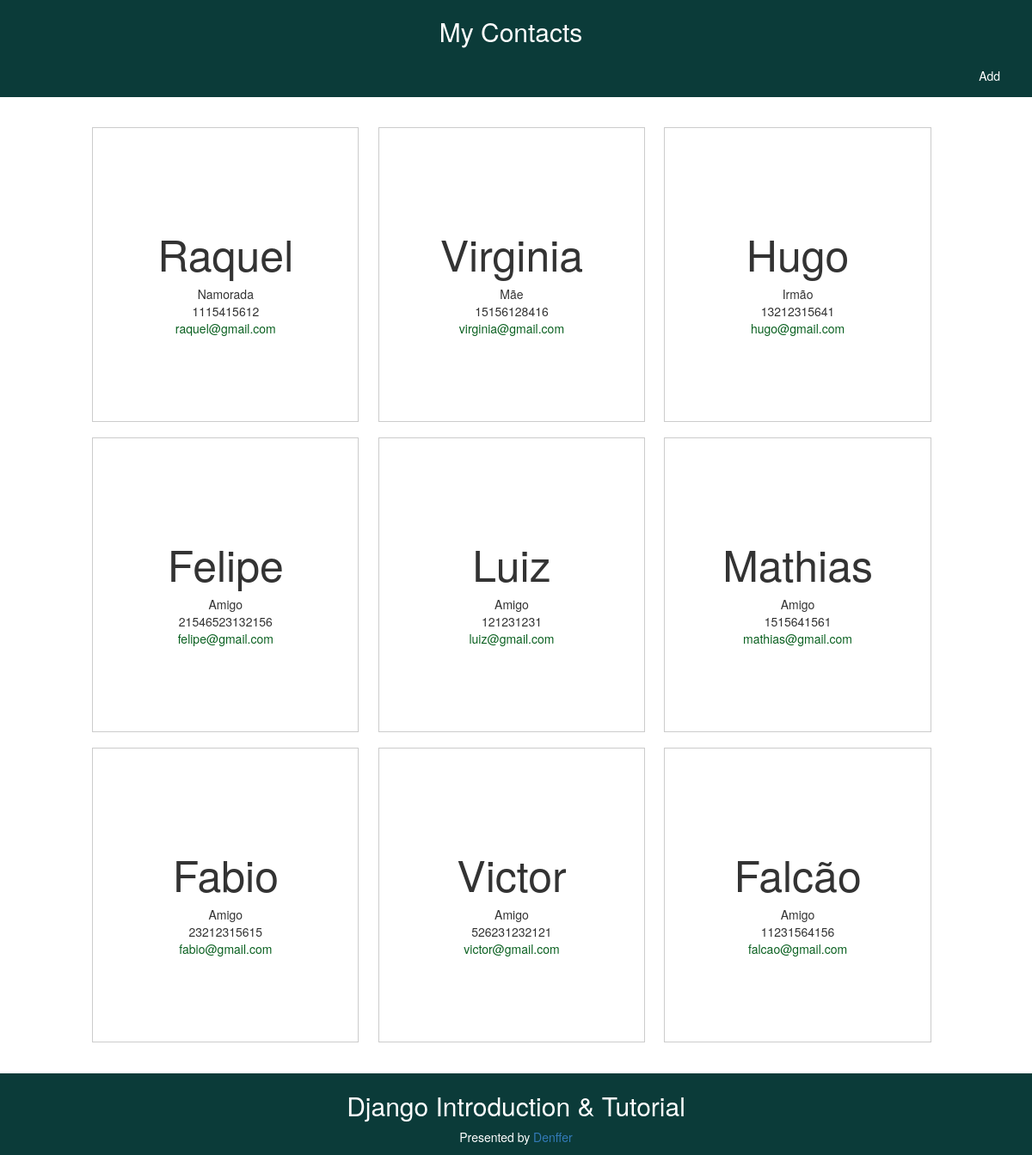
The page / on the database its author committed.
### mycontacts/models.py (models this page shows)
class Contact(models.Model):
    name = models.CharField(max_length=200)
    relation = models.CharField(max_length=200)
    phone = models.CharField(max_length=200)
    email = models.CharField(max_length=200)

### mycontacts/views.py (the view)
# urls.py: re_path(r'^$', views.show),
def show(request):
    contact_list = Contact.objects.all()
    return render(request, 'mycontacts/show.html',{'contacts': contact_list})

### mycontacts/templates/mycontacts/show.html
{% extends 'mycontacts/background.html' %}
{% load static %}
{% block content %}
<div class="container-show">
    <ul class="grid" style="list-style-type: none">
    {% for contact in contacts %}
    <li>
        <div>
            <h2 class="name">{{ contact.name }}</h2>
            <div class="relation">{{ contact.relation }}</div>
            <div class="phone">{{ contact.phone }}</div>
            <div class="email"><a href='{{ contact.email }}'>{{ contact.email }}</a> </div>
        </div>
    </li>
    {%  endfor %}
    </ul>
</div>
{% endblock content %}

### mycontacts/templates/mycontacts/background.html (shortened to what this page needs)
{% load static %}
<!DOCTYPE HTML>
<html lang="en-US">
<head>
    <link rel="stylesheet" href="https://maxcdn.bootstrapcdn.com/bootstrap/3.3.5/css/bootstrap.min.css">
    <link rel="stylesheet" href="https://maxcdn.bootstrapcdn.com/bootstrap/3.3.5/css/bootstrap-theme.min.css">
    <link rel="stylesheet" href="{% static 'css/show.css' %}">
    <link rel="stylesheet" href="{% static 'css/add.css' %}">
</head>
<body>
    <div class="header">
        <h2><a href="/">My Contacts</a></h2>
        <div class="pull-right">
		    <a href="/add">Add</a>
		</div>
    </div>
    <div class="body">
            {% block content %}
    </div>
    <div class="footer">
        <h2>Django Introduction & Tutorial</h2>
        <p>Presented by <a href="https://www.facebook.com/denffer18">Denffer</a></p>
    </div>
</body>
</html>

### mycontacts/static/CSS/show.css (style rules this page uses)
html { height: 100%; }
.name { font-size: 50px; }
.email { color: #0B6121; }
.grid { overflow: hidden; padding: 2em 2em; max-width: 76em; margin: 0 auto; }
.grid li { padding: 0 0.8em 1.3em ; }
.grid li > div { border-bottom: 1.8px solid #cccccc; border-right: 1.4px solid #cccccc; border-left: 0.7px solid #cccccc; border-top: 0.6px solid #cccccc; background: #ffffff; padding: 7em 2em; text-align: center; }
.grid li a { color: #0B6121; }
@media all and (min-width: 27em) { .grid li { width: 100%; float: left; } }
@media all and (min-width: 40em) { .grid li { width: 50%; } }
@media all and (min-width: 60em) { .grid li { width: 33%; } }
.container-show { padding-top: 10%; padding-bottom: 7%; }
body { position: relative; margin: 0; min-height: 100%; }
.footer { color:white; text-align: center; padding: 0.5px; width: 100%; height: 95px; background-color: #0b3B39; position: absolute; right: 0; bottom: 0; left: 0; }
.header { color:white; background-color: #0B3B39; width: 100%; position:fixed; text-align: center; transition: top .2s ease-in; }
.header a { text-decoration:none; display:block; color:white; background: url(image url) center center no-repeat; margin-right: 12px; padding: 15px 25px; }
.header h2 a { text-decoration:none; color:white; padding: 0px 0px; }

### rows shown on the page
Contact: name "Raquel", relation "Namorada", phone "1115415612", email "raquel@gmail.com"
Contact: name "Virginia", relation "Mãe", phone "15156128416", email "virginia@gmail.com"
Contact: name "Hugo", relation "Irmão", phone "13212315641", email "hugo@gmail.com"
Contact: name "Felipe", relation "Amigo", phone "21546523132156", email "felipe@gmail.com"
Contact: name "Luiz", relation "Amigo", phone "121231231", email "luiz@gmail.com"
Contact: name "Mathias", relation "Amigo", phone "1515641561", email "mathias@gmail.com"
Contact: name "Fabio", relation "Amigo", phone "23212315615", email "fabio@gmail.com"
Contact: name "Victor", relation "Amigo", phone "526231232121", email "victor@gmail.com"
Contact: name "Falcão", relation "Amigo", phone "11231564156", email "falcao@gmail.com"
